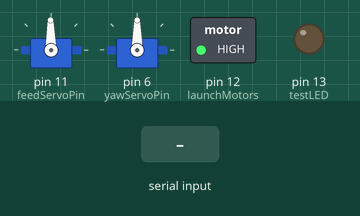
This sketch was run on a simulated Arduino Uno, built with avr-gcc and run on an emulated ATmega328P. On the bench: 2 × servo, switched loads named in the sketch (green lamp = pin HIGH), output pins drawn as LEDs (lit = HIGH). The inputs (shaded band) are chosen by the test bench.

Above: at 1.2 s.
1.3 s: "L" received over Serial
At 1.45 s:
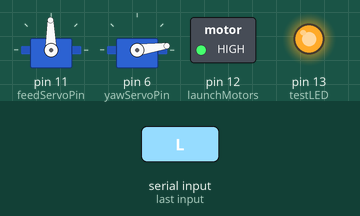
4.3 s: "S" received over Serial
At 5.5 s:
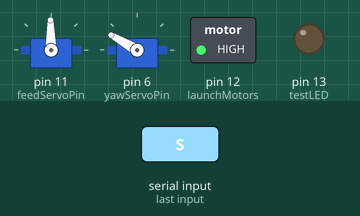
5.8 s: "L" received over Serial
At 7.3 s:
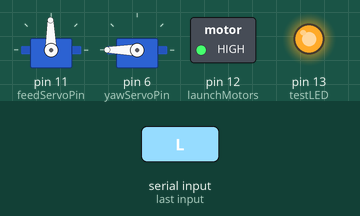
7.9 s: "S" received over Serial
At 9.2 s:
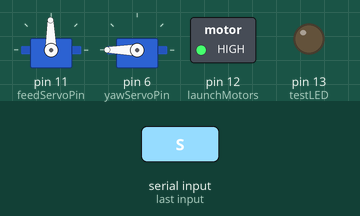
Timing chart, 0 to 10.4 s (numbered marks = the images above; inputs shaded):
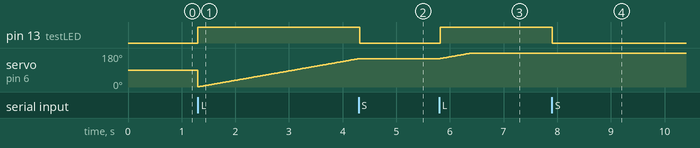

The sketch:

TurretBotMain.ino
```cpp
#include <Servo.h>
#define launchMotors 12
#define feedServoPin 11
#define yawServoPin 6
#define testLED 13
Servo feedServo;
Servo yawServo;
const int SINGLEMILLIS = 90; //how long will the servo be rotated in milliseconds to drop 1 projectile
char val;
void setup() {
  pinMode(testLED, OUTPUT);
  Serial.begin(9600);     //start serial communication
  setupMotors();
  powerLaunchMotors();
  closeFeed();            //close feed to prevent projectiles from escaping prematurely
  //delay(10000);         //wait for the motors to accelerate before engaging the feed servos
}

void loop() {
  //feedAmmo(1);
  //delay(1000);
  if (Serial.available()) { // If data is available to read,
    val = Serial.read(); // read it and store it in val
  }
  if        (val == 'L') { // If H was received
    turnLeft();
    digitalWrite(testLED, HIGH);
  } else if (val == 'R') {
    turnRight();
    digitalWrite(testLED, HIGH);
  } else if (val == 'S') {
    digitalWrite(testLED, LOW);
    killYaw();
  } else{

    killYaw();
  }
  delay(20);
}
```

axisMotorControls.ino
```cpp
int yawAngle = 0;
void turnLeft(){
  yawAngle+=1;
  if(yawAngle>180)
    yawAngle = 180;

  yawServo.write(yawAngle);
}
void turnRight(){

  yawAngle-=1;
  yawServo.write(yawAngle);
    if(yawAngle<0)
    yawAngle = 0;

}
void killYaw(){
}
/*void turnLeft(){
  //yawServo.write(80);
  //delay(20);
  yawServo.write(180);
  //delay(20);
}
void turnRight(){
  //yawServo.write(100);
  //delay(20);
  yawServo.write(0);
  //(20);
}
void killYaw(){
  yawServo.write(90);
}*/
```

feedMotorControls.ino
```cpp
//allows projectiles to be fed into the launching motors

//continues servos are written like  so:
// 90 = off
// smaller than 90 = reverse
// greater than 90 = forward
//
void openFeed() {
  feedServo.write(0);
}
//blocks projectiles from being fed into the launching motors
void closeFeed() {
  feedServo.write(91); //should be reverse, but is more like a breaking system so that balls don't leave whilst closed
}
```

motorControls.ino
```cpp
//sets up motors
void setupMotors(){
  pinMode(launchMotors, OUTPUT);
  feedServo.attach(feedServoPin);
  yawServo.attach(yawServoPin);
}

//Turns on launching motors
void powerLaunchMotors(){
  digitalWrite(launchMotors, HIGH);
}


//feeds x projectiles to the launch motors
void feedAmmo(int ammount){
  //should turn a tiny bit less than 90 degrees
  openFeed();
  delay(SINGLEMILLIS*ammount);
  closeFeed();
}
```

Measured:
- after the input at 1.3 s, pin 13 (testLED): LOW → HIGH at once
- after the input at 4.3 s, pin 13 (testLED): HIGH → LOW at once; servo on pin 6 (yawServoPin): stays 150° (without the input it goes to 151° after 0.02 s)
- after the input at 5.8 s, pin 13 (testLED): LOW → HIGH at once; servo on pin 6 (yawServoPin): moves from 150° to 180° over 0.58 s, starting at once
- after the input at 7.9 s, pin 13 (testLED): HIGH → LOW at once
